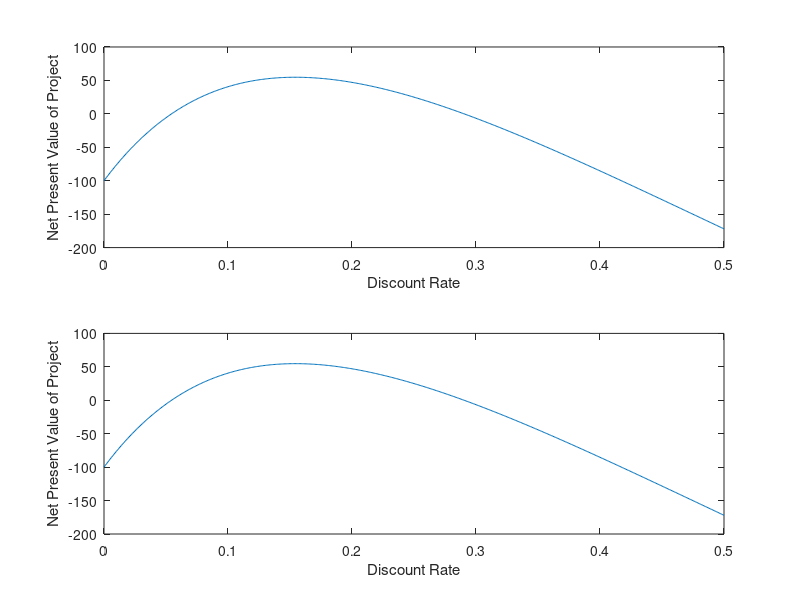
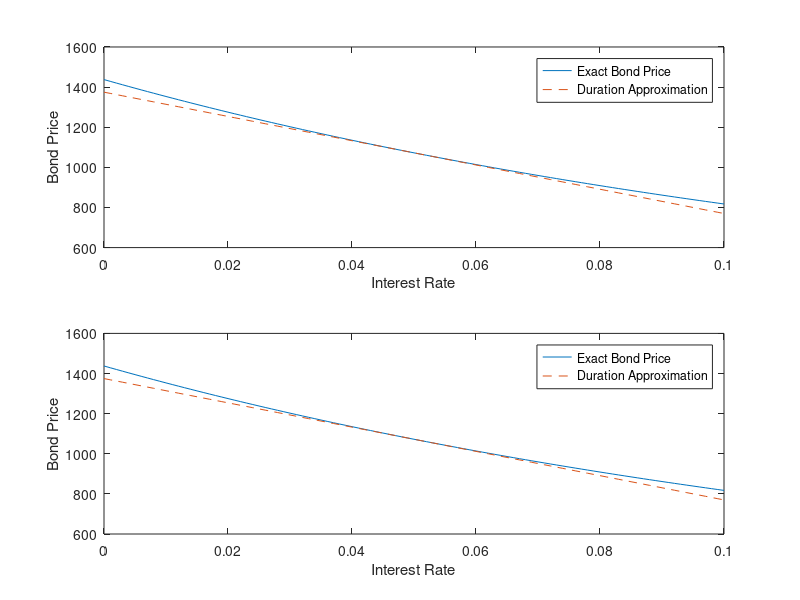

MATLAB code to generate these figures, in order: (Note: this script raises an error after producing the figures.)
% Solution to the short practice problems
clc
clear
close all



% Problem 1: Net Present Values
% Input data
CF = [-1600 1500 1000 1500 -2000 -500]';
R = 0.04;
T = 5;

% Question a: Net Present Value of Project
t = (0 : T)';
DiscountFactors = (1 + R).^(-t);
NPV = DiscountFactors' * CF 

% Question b: Net Present Value as a Function of the Discount Rate
RVector = (0 : 0.001 : 0.5)';
DF = zeros(length(t), 1);
PV = zeros(length(RVector), 1);
for n = 1 : length(RVector)
   DF = (1 + RVector(n)).^(-t);
   PV(n) = CF' * DF;
end
subplot(2, 1, 1), plot(RVector, PV), xlabel('Discount Rate'), ylabel('Net Present Value of Project')

% Alternative without loop (shown in second subplot)
DF2 = (1 + RVector * ones(1, length(t))).^(-t');
PV2 = DF2 * CF;
subplot(2, 1, 2), plot(RVector, PV2), xlabel('Discount Rate'), ylabel('Net Present Value of Project')



% Problem 2: Bond pricing
% Input data
CF = 62.5 * ones(7, 1);
CF(7) = 1062.5 ;
T = 7;
R = 0.05;

% Question a: Bond Price
t = (1 : T)';
DiscountFactors = (1 + R).^(-t);
BondPrice = DiscountFactors' * CF

% Question b: Duration
Duration = sum(t .* DiscountFactors .* CF) / BondPrice

% Question c: New bond price approximated with duration
InterestRateShift = 0.005;
newBondPrice = BondPrice * (1 - Duration * InterestRateShift / (1 + R))

% Question d: Exact and approximate bond price as a function of the interest rate
RVector = (0 : 0.001 : 0.1)';
ExactBondPrice = zeros(length(RVector), 1);
ApproxBondPrice = zeros(length(RVector), 1);
for n = 1 : length(RVector)
   DiscountFactors = (1 + RVector(n)).^(-t);
   ExactBondPrice(n) = DiscountFactors' * CF;
   ApproxBondPrice(n) = BondPrice * (1 - Duration * (RVector(n) - R) / (1 + R));
end
figure
subplot(2, 1, 1), plot(RVector, ExactBondPrice, '-', RVector, ApproxBondPrice, '--'),  
	xlabel('Interest Rate'), ylabel('Bond Price'), 
    legend('Exact Bond Price', 'Duration Approximation')

% Alternative without loop (shown in second subplot)
DiscountFactors2 = (1 + RVector * ones(1, length(t))).^(-t');
ExactBondPrice2 = DiscountFactors2 * CF;
ApproxBondPrice2 = BondPrice * (1 - Duration * (RVector - R) / (1 + R));
subplot(2, 1, 2), plot(RVector, ExactBondPrice2, '-', RVector, ApproxBondPrice2, '--'),
    xlabel('Interest Rate'), ylabel('Bond Price'), 
    legend('Exact Bond Price', 'Duration Approximation')


    
% Problem 3: Portfolio Theory
% Input data
Rf = 0.01;
mu = [0.05; 0.08; 0.1];
sigma = [0.1; 0.2; 0.15];
rho = [1 0.3 0.4; 0.3 1 0.5; 0.4 0.5 1];

% Computations
% General variables
nAssets = length(mu);
avgRho = 2 * sum(sum(triu(rho, 1))) / (nAssets * (nAssets  - 1));
Sigma = rho .* (sigma * sigma')
SigmaInv = inv(Sigma);

% Question a: Tangency portfolio
w_t = SigmaInv * (mu - Rf);         % Alternative: Sigma \ (mu - Rf)
w_t = w_t / sum(w_t)
[mu_t, sigma_t, SR_t] = computeMuSigmaSR(w_t, mu, Sigma, Rf)
SR_t2 = sqrt((mu - Rf)' * SigmaInv * (mu - Rf))

% Question b: Global MVP
w_g = SigmaInv * ones(nAssets, 1) / sum(sum(SigmaInv))
[mu_g, sigma_g, SR_g] = computeMuSigmaSR(w_g, mu, Sigma, Rf)
SR_g2 = (ones(1, nAssets) * SigmaInv * (mu - Rf)) / sqrt(sum(sum(SigmaInv)))

% Question c: Risk parity
w_rp = 1 ./ sigma;
w_rp = w_rp / sum(w_rp)
[mu_rp, sigma_rp, SR_rp] = computeMuSigmaSR(w_rp, mu, Sigma, Rf)
scalingFactor = sqrt(nAssets / (1 + (nAssets - 1) * avgRho));
SR_rp2 = scalingFactor * mean((mu - Rf) ./ sigma)

% Question d: Equally weighted 
w_ew = ones(nAssets, 1) / nAssets
[mu_ew, sigma_ew, SR_ew] = computeMuSigmaSR(w_ew, mu, Sigma, Rf)
SR_ew2 = (mean(mu) - Rf) / sqrt(mean(mean(Sigma)))
% The next line is the formulation with average variances and covariances, but too messy
SR_ew3 = (mean(mu) - Rf) / sqrt(mean(diag(Sigma)) / nAssets +  2 * sum(sum(triu(Sigma, 1))) / (nAssets^2))
% The next line is the approximation with average correlation; not perfect but pretty close
SR_ew4 = scalingFactor * (mean(mu) - Rf) / sqrt(mean(diag(Sigma)))



% Problem 4: Bootstrap
% Input data
t = (1 : 4)';
C = [50 50 1050 0; 60 1060 0 0; 70 70 1070 0; 80 80 80 1080];
Prices = [1041.2 1070 1098 1137]';

% Answer to the question
d = inv(C) * Prices                 % Alternative: d = C \ Prices 
R = d.^(-1./t) - 1



% Problem 5: Regression
% Input data
AdditionalC = [55 55 1055 0; 
               65 1065 0 0; 
               75 75 1075 0; 
               85 85 85 1085];
C_Q5 = [C; AdditionalC];
AdditionalPrices = [1058; 1088; 1112; 1153];
Prices_Q5 = [Prices; AdditionalPrices];

% Answer to the question
d_Q5 = inv(C_Q5' * C_Q5) * C_Q5' * Prices_Q5   % Alternative: d_Q5 = C_Q5 \ Prices_Q5 
R_Q5 = d_Q5.^(-1./t) - 1



% Problem 6: Simulation
% Input data
nDraws = 100000;

% Question a: Mean and Variance of the two Vectors
X = rand(nDraws, 1);
averageX = mean(X)
varianceX = var(X)
Y = rand(nDraws, 1);
averageY = mean(Y)
varianceY = var(Y)

% Question b: Estimating Pi
Z = X.^2 + Y.^2;
inUnitCircle = (Z < 1);
PiEstimate = 4 * mean(inUnitCircle)



% Problem 7: Simulation of Security Prices
% Input data
nDraws = 100000;
nPeriods = 10;
q = 0.7;
u = 1.2;
d = 0.9;
InitialPrice = 1;
StrikePrice = 1.1;

% Generate the stock price series
tic
stockPrice = InitialPrice * ones(nDraws, 1);
for m = 1 : nDraws               % First loop: Go through all simulation runs
   for n = 1 : nPeriods          % Second loop: Go through all periods
      rn = rand;
      if (rn < q)                % With 70% chance, price goes up
         stockPrice(m) = stockPrice(m) * u;
      else
         stockPrice(m) = stockPrice(m) * d;
      end
   end
end
toc

% Alternative (faster): draw all random numbers for one period at once
tic
stockPrice = InitialPrice * ones(nDraws, 1);
for n = 1 : nPeriods
    isUp = (rand(nDraws, 1) < q);
    % Fast alternative to stockPrice = stockPrice .* (isUp * u + (1 - isUp) * d)
    stockPrice = stockPrice .* (isUp * (u - d) + d); 
end
toc

% Note: drawing everything at once as shown below works but is slower
%isUpMatrix = (rand(nDraws, nPeriods) < q);
%returnMatrix = isUpMatrix * (u - d) + d;
%stockPrice = InitialPrice * prod(returnMatrix, 2);

% Question a: Price of the security
avgPrice = mean(stockPrice)
varPrice = var(stockPrice)

% Question b: Option price
optionPrice = max(stockPrice - StrikePrice, 0);
avgOptionPrice = mean(optionPrice)
varOptionPrice = var(optionPrice)
